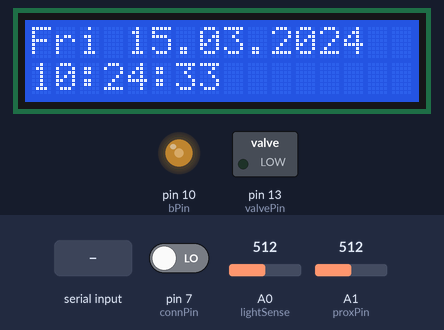
This sketch was run on a simulated Arduino Uno, built with avr-gcc and run on an emulated ATmega328P. Shown: 16×2 character LCD, switched loads named in the sketch (green lamp = pin HIGH), output pins drawn as LEDs (lit = HIGH). Wiring (inferred from the names in the program): DS1307 clock at I2C address 0x68. The test bench sets the inputs (shaded band); at power-on: A1 (proxPin) = 512, A0 (lightSense) = 512, pin 7 (connPin) LOW. The local clock reads 2024-03-15 10:24:30 at power-on unless the sketch sets it.

Above: at 3.7 s.
3.8 s: A1 (proxPin) set to 534
At 5.0 s:
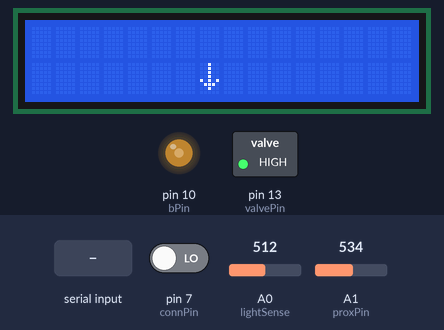
5.3 s: A0 (lightSense) set to 900
At 7.3 s:
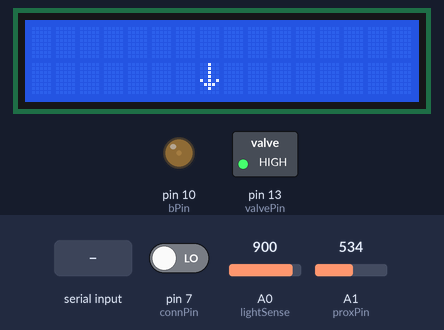
8.3 s: A1 (proxPin) set to 511
At 8.9 s:
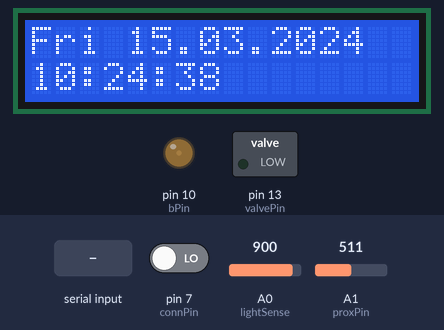
11.3 s: A0 (lightSense) set to 864
13.5 s: A0 (lightSense) set to 843
At 16.0 s:
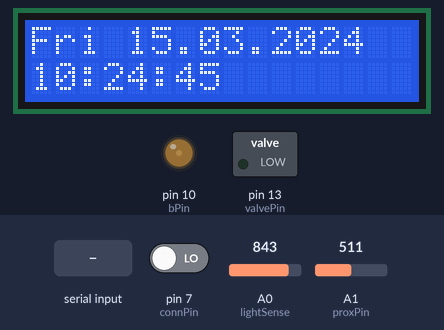
16.5 s: "b90\n" received over Serial
At 17.3 s:
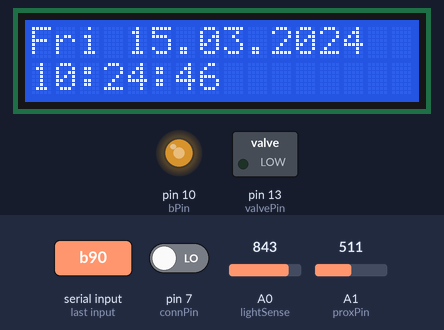
Timing chart, 0 to 19.5 s (numbered marks = the images above; inputs shaded):
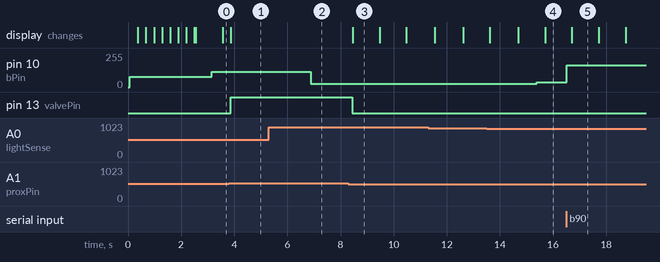

The sketch:

RTC_BT_LCD_16_2.ino
```cpp
//Arduino 1.0+ Only

#include "Wire.h"
#include <LiquidCrystal.h>
#define DS1307_ADDRESS 0x68
byte zero = 0x00; //workaround for issue #527
byte bPin = 10;
byte connPin = 7;
byte lightSense = A0;
byte proxPin = A1;
byte valvePin = 13;
boolean displayOn = true;

byte second = 0;
byte minute = 0;
byte hour = 0;
byte weekDay = 0;
byte monthDay = 0;
byte month = 0;
int year = 0;
int initVal = 0;

byte backlight = 178;

boolean isConnected = false;
boolean isFilling = false;

LiquidCrystal lcd(12, 11, 5, 4, 3, 2);

byte deg[8] = {
  B01100, B10010, B10010, B01100, B00000, B00000, B00000 };
byte arrow[8] = {
  B00100, B00100, B00100, B00100, B10101, B01110, B00100 };

void setup(){
  Wire.begin();
  Serial.begin(9600);
  pinMode(bPin, OUTPUT);
  pinMode(connPin, INPUT);
  pinMode(proxPin, INPUT);
  pinMode(valvePin, OUTPUT);
  digitalWrite(valvePin, LOW);

  lcd.begin(16, 2);

  lcd.createChar(6, deg);
  lcd.createChar(7, arrow);

  setLCDBacklight();

  loading();

  analogRead(proxPin);
  delay(50);

  initVal = analogRead(proxPin);

  lcd.clear();
  //setDateAndTime(); //MUST CONFIGURE IN FUNCTION
}

void loading(){

  byte p20[8] = {
    B10000, B10000, B10000, B10000, B10000, B10000, B10000           };
  byte p40[8] = {
    B11000, B11000, B11000, B11000, B11000, B11000, B11000           };
  byte p60[8] = {
    B11100, B11100, B11100, B11100, B11100, B11100, B11100           };
  byte p80[8] = {
    B11110, B11110, B11110, B11110, B11110, B11110, B11110           };
  byte p100[8] = {
    B11111, B11111, B11111, B11111, B11111, B11111, B11111           };

  lcd.createChar(0, p20);
  lcd.createChar(1, p40);
  lcd.createChar(2, p60);
  lcd.createChar(3, p80);
  lcd.createChar(4, p100);

  lcd.setCursor(0, 0);
  lcd.print("    Welcome!");

  for(int i = 0; i < 16; i++){
    for(int j = 0; j < 5; j++){
      lcd.setCursor(i, 1);
      lcd.write(j);
      delay(30);
    }
  }
}

boolean b = true;
String data = "";
char ch;
boolean autoBacklight = true;

void loop(){

  isConnected = digitalRead(connPin);

  if (isConnected && b){
    Serial.print("Connected:b");
    if (autoBacklight){
      Serial.println("a");
    }
    else {
      Serial.println(backlight);
    }
    b = false;
  }
  else if(!isConnected){
    b = true;
  }

  while(Serial.available() > 0){
    ch = Serial.read();
    data.concat(ch);
    delay(2);
  }

  if(displayOn && !isFilling){
    printDateAndTimeToLCD();
  }
  //printDateAndTimeToSerial();

  if (data.startsWith("b")){
    String s = data.substring(1);

    if(s == "a"){
      autoBacklight = true;
      data = "";
    }
    else{
      autoBacklight = false;
      backlight = s.toInt();
      lcd.display();
      displayOn = true;
      setLCDBacklight();
      data = "";
    }
  }

  autoLCDBacklight();
  proximityStuff();

}

long previousPROXms = 0;
long updatePROX = 100; // in ms

void proximityStuff(){

  unsigned long currentMillis = millis();

  if(currentMillis - previousPROXms > updatePROX) {
    previousPROXms = currentMillis;

    analogRead(proxPin);
    delay(50);

    fillCup(analogRead(proxPin));

  }
}

int senseVal = 0;

long previousBLms = 0;
long updateBLCD = 3000; // in ms

long previousOnLCDms = 0;
long updateOnLCD = 30000; // in ms

int previousSenseVal = 255;

void fillCup(int val){
  if(val >= initVal + 5){
    digitalWrite(valvePin, HIGH);
    previousOnLCDms = millis();
    isFilling = true;
    if(!displayOn){
      turnLcdOn(millis());
      lcdFilling();
    }
    else{
      lcdFilling();
    }
    delay(200);
  }
  else {
    digitalWrite(valvePin, LOW);
    isFilling = false;
  }
}

void lcdFilling(){
  lcd.clear();
  lcd.setCursor(7, 1);
  lcd.write(7);
}

void turnLcdOn(unsigned long currentMillis){
  Serial.println("Display On");
  displayOn = true;
  previousOnLCDms = currentMillis;
  lcd.display();
  previousSenseVal = 255;
}

void turnLcdOff(){
  previousSenseVal = senseVal;
  if(backlight != 0){
    Serial.println("Display Off");
    displayOn = false;
    backlight = 0;
    setLCDBacklight();
    lcd.noDisplay();
  }
}
void autoLCDBacklight(){
  if (autoBacklight){

    unsigned long currentMillis = millis();

    analogRead(lightSense);
    delay(50);

    senseVal = constrain(map(analogRead(lightSense), 0, 1000, 25, 255), 0, 255);

    if(senseVal - 10 > previousSenseVal){
      turnLcdOn(currentMillis);
    }
    else if(currentMillis - previousOnLCDms >= updateOnLCD){
      turnLcdOff();
    }
    else if(currentMillis - previousBLms > updateBLCD) {
      previousBLms = currentMillis;
      if (senseVal - backlight > 10){
        while (senseVal > backlight){
          backlight++;
          setLCDBacklight();
          delay(7);
        }
        previousOnLCDms = currentMillis;
      }
      else if (backlight - senseVal > 10){
        while (backlight > senseVal){
          backlight--;
          setLCDBacklight();
          delay(3);
        }
        previousOnLCDms = currentMillis;
      }
    }
  }
}

void setLCDBacklight(){
  analogWrite(bPin, 255 - backlight);
}

long previousLCDms = 0;
long updateLCD = 1000; // in ms

void printDateAndTimeToLCD(){

  unsigned long currentMillis = millis();

  if(currentMillis - previousLCDms > updateLCD) {
    // save the last time you blinked the LED
    previousLCDms = currentMillis;

    getDataFromRTC();

    lcd.setCursor(0, 0);

    lcd.print(weekDayToString(weekDay));
    lcd.print(" ");

    if(monthDay < 10){
      lcd.print("0");
      lcd.print(monthDay);
    }
    else{
      lcd.print(monthDay);
    }

    lcd.print(".");

    if(month < 10){
      lcd.print("0");
      lcd.print(month);
    }
    else{
      lcd.print(month);
    }

    lcd.print(".");

    lcd.print(year + 2000);
    lcd.setCursor(0, 1);

    if(hour < 10){
      lcd.print("0");
      lcd.print(hour);
    }
    else{
      lcd.print(hour);
    }

    lcd.print(":");

    if(minute < 10){
      lcd.print("0");
      lcd.print(minute);
    }
    else{
      lcd.print(minute);
    }

    lcd.print(":");

    if(second < 10){
      lcd.print("0");
      lcd.print(second);
    }
    else{
      lcd.print(second);
    }
  }
}

long previousSERIALms = 0;
long updateSerial = 1000; // in ms

void printDateAndTimeToSerial(){

  unsigned long currentMillis = millis();

  if(currentMillis - previousSERIALms > updateSerial) {
    // save the last time you blinked the LED
    previousSERIALms = currentMillis;

    getDataFromRTC();

    Serial.print(weekDayToString(weekDay));
    Serial.print(" ");
    Serial.print(monthDay);
    Serial.print(".");
    Serial.print(month);
    Serial.print(".");
    Serial.print(year);
    Serial.print(" ");
    Serial.print(hour);
    Serial.print(":");
    Serial.print(minute);
    Serial.print(":");
    Serial.println(second);

  }
}

void getDataFromRTC(){
  // Reset the register pointer
  Wire.beginTransmission(DS1307_ADDRESS);
  Wire.write(zero);
  Wire.endTransmission();

  Wire.requestFrom(DS1307_ADDRESS, 7);

  second = bcdToDec(Wire.read());
  minute = bcdToDec(Wire.read());
  hour = bcdToDec(Wire.read() & 0b111111); //24 hour time
  weekDay = bcdToDec(Wire.read()); //0-6 -> sunday - Saturday
  monthDay = bcdToDec(Wire.read());
  month = bcdToDec(Wire.read());
  year = bcdToDec(Wire.read());
}

String weekDayToString(int day){
  String s = "";

  switch(day){
  case 1:
    s = "Sun";
    break;
  case 2:
    s = "Mon";
    break;
  case 3:
    s = "Tue";
    break;
  case 4:
    s = "Wed";
    break;
  case 5:
    s = "Thu";
    break;
  case 6:
    s = "Fri";
    break;
  case 7:
    s = "Sat";
    break;
  }
  return s;
}

byte decToBcd(byte val){
  // Convert normal decimal numbers to binary coded decimal
  return ( (val/10*16) + (val%10) );
}

byte bcdToDec(byte val)  {
  // Convert binary coded decimal to normal decimal numbers
  return ( (val/16*10) + (val%16) );
}


void setDateAndTime(){

  byte second =      05; //0-59
  byte minute =      28; //0-59
  byte hour =        9; //0-23
  byte weekDay =     1; //1-7
  byte monthDay =    27; //1-31
  byte month =       10; //1-12
  byte year  =       13; //0-99

  Wire.beginTransmission(DS1307_ADDRESS);
  Wire.write(zero); //stop Oscillator

  Wire.write(decToBcd(second));
  Wire.write(decToBcd(minute));
  Wire.write(decToBcd(hour));
  Wire.write(decToBcd(weekDay));
  Wire.write(decToBcd(monthDay));
  Wire.write(decToBcd(month));
  Wire.write(decToBcd(year));

  Wire.write(zero); //start

  Wire.endTransmission();

}
```

Measured:
- the behaviour switches between 516 and 517 on A1 (proxPin) (found by bisection; images 0 and 1)
- after the input at 3.8 s, pin 13 (valvePin): LOW → HIGH after 0.07 s; the display: changes after 0.08 s (image 1)
- after the input at 5.3 s, pin 10 (bPin): 113/255 → 23/255 after 1.6 s
- after the input at 8.3 s, pin 13 (valvePin): HIGH → LOW after 0.15 s; the display: changes after 0.15 s (image 3)
- after the input at 13.5 s, pin 10 (bPin): 23/255 → 37/255 after 1.9 s
- after the input at 16.5 s, pin 10 (bPin): 37/255 → 165/255 at once
- what the display in image 5 shows lasts 1.0 s, from 16.7 s to 17.7 s
